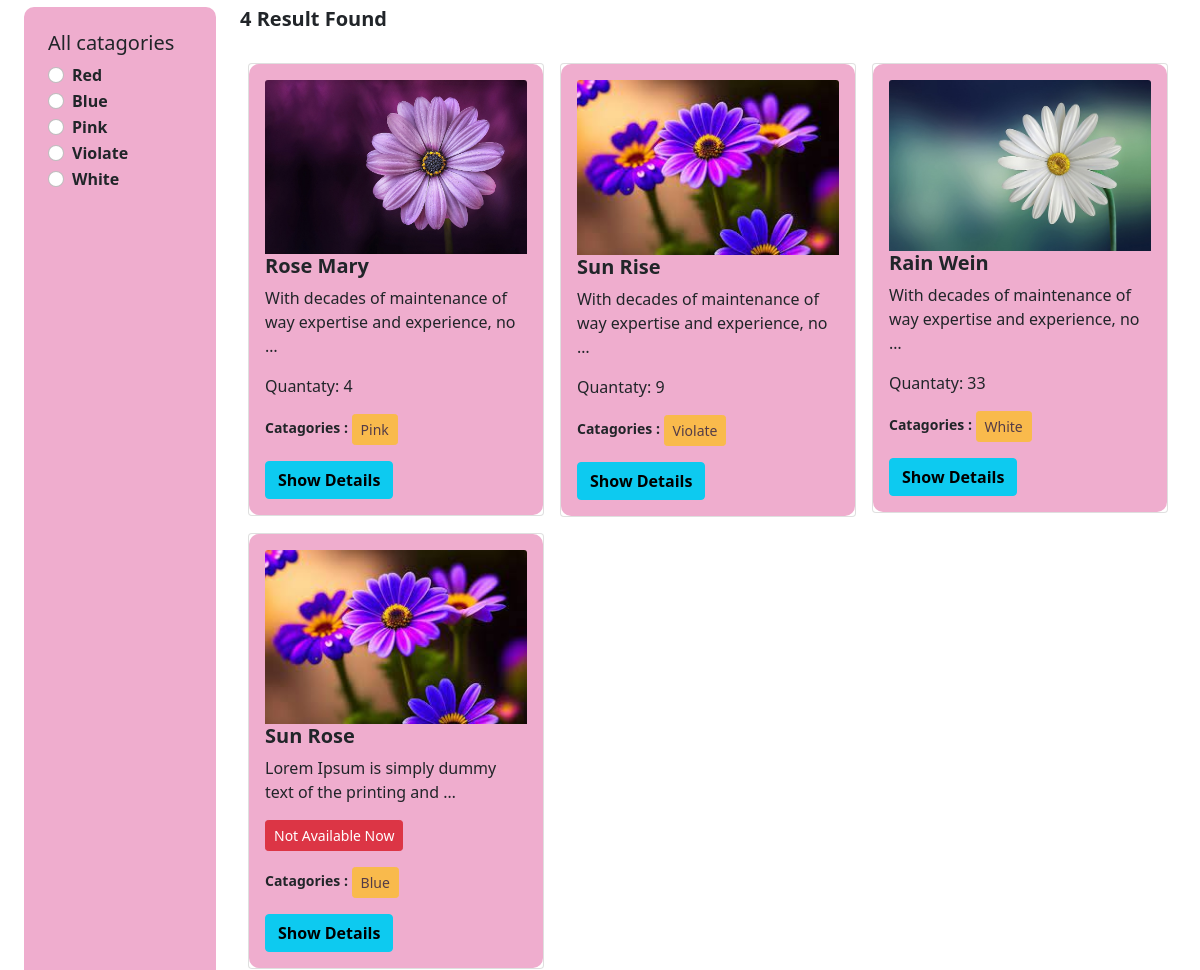
The app's page / (middle part), older data.
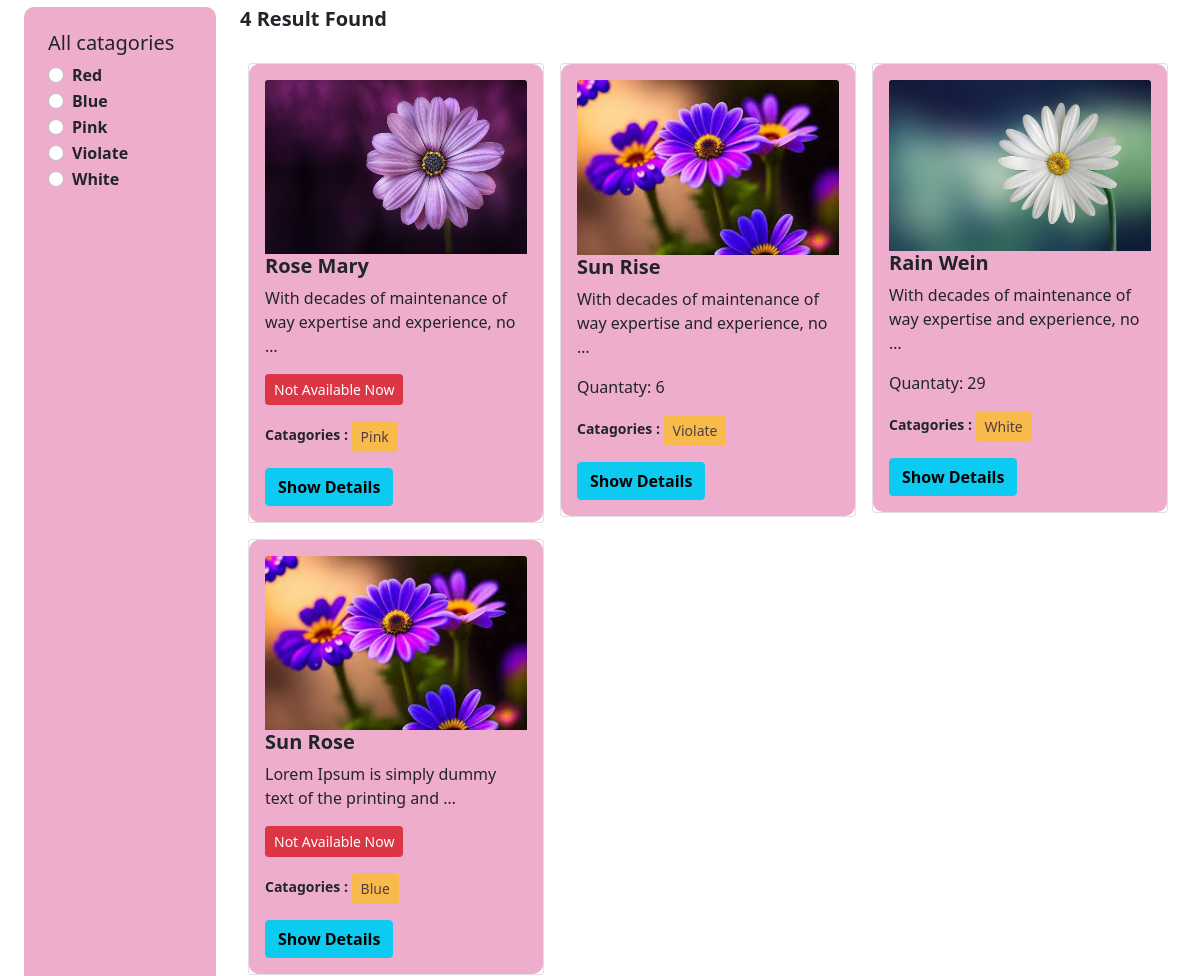
The same page, newer data.
### flower/models.py (models this page shows, shortened)
class FlowerModel(models.Model):
    image = models.ImageField(upload_to ='flower/media/uploads/',blank=True, null=True)
    title = models.CharField(max_length=300)
    descriptions = models.TextField()
    quantity = models.IntegerField()
    price = models.CharField(max_length=100,blank=True, null=True)
    category = models.ForeignKey(CategorysModel, on_delete = models.CASCADE)

### catagory/models.py (models this page shows, shortened)
class CategorysModel(models.Model):
    color = models.CharField(max_length=80)
    slug = models.SlugField(max_length=100,unique=True,null=True, blank=True)

### home/views.py (the view)
# urls.py: path('',HomePageView.as_view(),name='home'),
class HomePageView(ListView):
    template_name = 'index.html'
    model = FlowerModel
    def get_queryset(self):
        category_slug = self.kwargs.get('category_slug')
        if category_slug:
            category = CategorysModel.objects.get(slug = category_slug)
            return FlowerModel.objects.filter(category=category)
        return FlowerModel.objects.all()
    def get_context_data(self, **kwargs):
        context = super().get_context_data(**kwargs)
        context['category'] = CategorysModel.objects.all()
        return context

### home/templates/index.html (shortened to what this page needs)
{% extends "base.html" %}
{% load static %}
{% block content %}
<div class="d-flex flex-wrap p-4">
  <div class="col-2 p-4" style="background:rgb(239, 173, 206); border-radius :10px;">
    <h5>All catagories</h5>
  {% for cat in category %}
    <div class="form-check ">
      <input class="form-check-input" type="radio" name="category" id="{{cat.id}}">
      <label class="form-check-label" for="{{cat.id}}">
        <a class = "text-decoration-none text-dark"href="{% url "category_slug_options" cat.slug %}"><strong>{{cat.color}}</strong></a>
      </label>
    </div>
    {% endfor %}
  </div>
  <div class="col-10">
    <h5 class="ps-4"><strong>{{object_list | length}} Result Found</strong></h5>
<div class="d-flex flex-wrap pt-4 ps-4">
  {% for dt in object_list %}
    <div class="col-sm-4 mb-3">
        <div class="card mx-2">
          <div class="card-body text-dark" style="background:rgb(239, 173, 206); border-radius :10px;">
            <img src="{{dt.image.url}}" class="card-img-top" alt="...">
            <h5 class="card-title"><a class = "text-decoration-none text-dark"href="{% url "details_flower" dt.id %}"><strong>{{dt.title}}</strong></a></h5>
            <p class="card-text">{{dt.descriptions | truncatewords:10}}</p>
            {% if dt.quantity == 0 %}
            <p class="card-text"><button class="btn btn-danger btn-sm">Not Available Now</button></p>
            {% else %}
            <p class="card-text">Quantaty: {{dt.quantity}}</p>
            {% endif %}
            <div calss="">
              <small ><strong>Catagories : <button class="btn btn-warning btn-sm " disabled>
                {{dt.category.color}}</button></strong></small>
            </div>
              <a class="btn btn-info  mt-3" href="{% url "details_flower" dt.id %}" role="button"><strong>Show Details</strong></a>
          </div>
        </div>
      </div>
      {% endfor %}
    </div>
  </div>
</div>
{% endblock  %}

Row changes from the older to the newer data that the page shows:
changed FlowerModel "Rose Mary": quantity "4" → (not shown); quantity "Quantaty:" → "Not Available Now"
changed FlowerModel "Sun Rise": quantity "9" → "6"
changed FlowerModel "Rain Wein": quantity "33" → "29"
